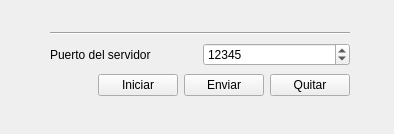
<?xml version="1.0" encoding="UTF-8"?>
<ui version="4.0">
 <class>Widget</class>
 <widget class="QWidget" name="Widget">
  <property name="geometry">
   <rect>
    <x>0</x>
    <y>0</y>
    <width>394</width>
    <height>134</height>
   </rect>
  </property>
  <property name="windowTitle">
   <string>Widget</string>
  </property>
  <widget class="QWidget" name="layoutWidget">
   <property name="geometry">
    <rect>
     <x>50</x>
     <y>30</y>
     <width>300</width>
     <height>70</height>
    </rect>
   </property>
   <layout class="QGridLayout" name="gridLayout">
    <item row="1" column="0" colspan="4">
     <layout class="QHBoxLayout" name="horizontalLayout_4">
      <item>
       <widget class="QLabel" name="label">
        <property name="text">
         <string>Puerto del servidor</string>
        </property>
       </widget>
      </item>
      <item>
       <widget class="QSpinBox" name="puerto">
        <property name="maximum">
         <number>999999999</number>
        </property>
        <property name="value">
         <number>12345</number>
        </property>
       </widget>
      </item>
     </layout>
    </item>
    <item row="0" column="0" colspan="4">
     <widget class="Line" name="line">
      <property name="orientation">
       <enum>Qt::Horizontal</enum>
      </property>
     </widget>
    </item>
    <item row="2" column="2">
     <widget class="QPushButton" name="enviar">
      <property name="text">
       <string>Enviar</string>
      </property>
     </widget>
    </item>
    <item row="2" column="3">
     <widget class="QPushButton" name="quitar">
      <property name="text">
       <string>Quitar</string>
      </property>
     </widget>
    </item>
    <item row="2" column="0">
     <spacer name="horizontalSpacer">
      <property name="orientation">
       <enum>Qt::Horizontal</enum>
      </property>
      <property name="sizeHint" stdset="0">
       <size>
        <width>40</width>
        <height>20</height>
       </size>
      </property>
     </spacer>
    </item>
    <item row="2" column="1">
     <widget class="QPushButton" name="iniciar">
      <property name="text">
       <string>Iniciar</string>
      </property>
     </widget>
    </item>
   </layout>
  </widget>
 </widget>
 <resources/>
 <connections/>
</ui>
